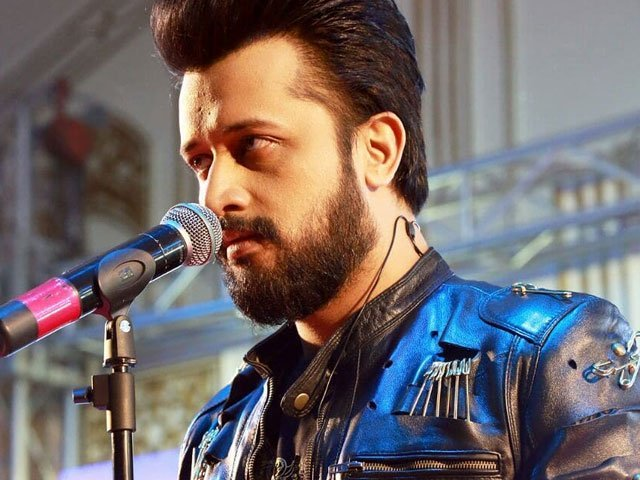
#> input picture Untitled Folder 1/rgb_img.jpg, 640 x 480 px
$ jupyter execute Untitled.ipynb
#> lines starting #> are read from the running program, lines starting #| are printed output that depends on the picture
[cell 1]
import numpy as np
from PIL import Image


img = Image.open('rgb_img.jpg' ,'r')
#> img is the input picture: PIL image 640x480 RGB; mean R, G, B 114.4, 105.1, 105.6
img = img.convert('L')
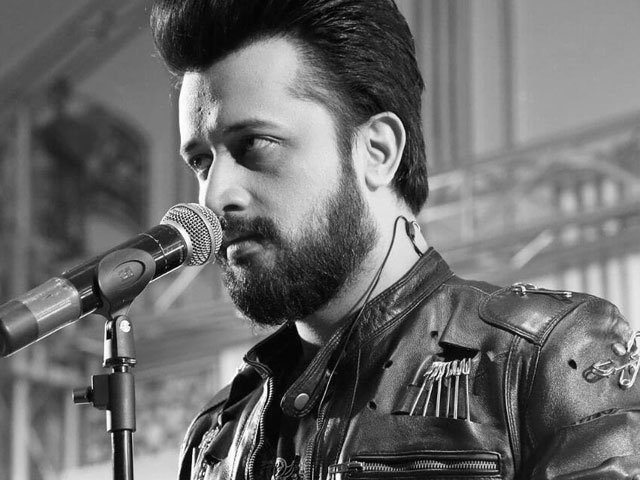
#> img: PIL image 640x480 L; min 0, max 255, mean 107.9
y = np.asarray(img.getdata(),dtype=np.float64).reshape((img.size[1],img.size[0]))

y=np.asarray(y,dtype = np.uint8)
w = Image.fromarray(y,mode="L")
w.save("gray.jpg")
w.show()
